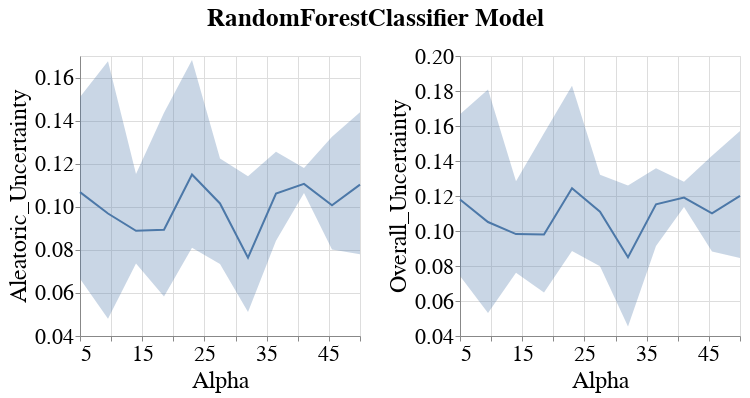

Notebook source saved alongside this figure:
### Code cell
visualizer.create_subgroup_metrics_line_band_plot(model_name=MODEL_NAMES[0],
                                                  subgroup_metrics=['Aleatoric_Uncertainty', 'Overall_Uncertainty'],
                                                  subgroup='sex_dis')
